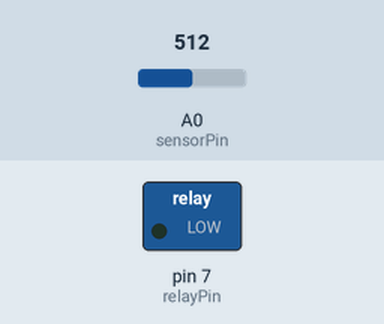
Simulated run of this sketch. Board: Arduino Uno, built with avr-gcc and run on an emulated ATmega328P. On the bench: switched loads named in the sketch (green lamp = pin HIGH). The test bench sets the inputs (shaded band); at power-on: A0 (sensorPin) = 512.

Above: at 1.8 s.
1.9 s: A0 (sensorPin) set to 411
3.4 s: A0 (sensorPin) set to 389
At 4.5 s:
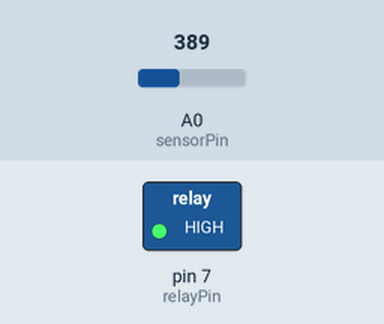
5.5 s: A0 (sensorPin) set to 410
At 7.2 s:
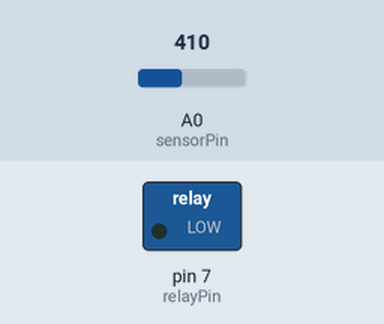
7.5 s: A0 (sensorPin) set to 390
At 8.7 s:
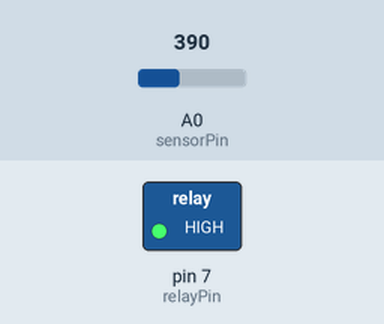
Timing chart, 0 to 10.5 s (numbered marks = the images above; inputs shaded):
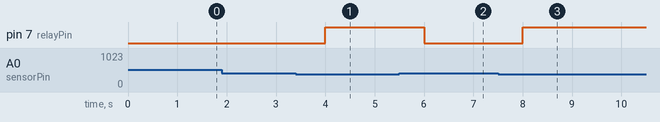

Measured:
- the behaviour switches between 400 and 399 on A0 (sensorPin) (found by bisection; images 0 and 1)
- after the input at 1.9 s, every drawn part: stays the same
- after the input at 3.4 s, pin 7 (relayPin): LOW → HIGH after 0.60 s
- after the input at 5.5 s, pin 7 (relayPin): HIGH → LOW after 0.50 s
- after the input at 7.5 s, pin 7 (relayPin): LOW → HIGH after 0.50 s

The sketch:

plant_watering.ino
```cpp
// Automatic Plant Watering System
int sensorPin = A0;
int relayPin = 7;
void setup() {
  pinMode(relayPin, OUTPUT);
  Serial.begin(9600);
}
void loop() {
  int value = analogRead(sensorPin);
  if (value < 400) digitalWrite(relayPin, HIGH);
  else digitalWrite(relayPin, LOW);
  delay(1000);
}
```
